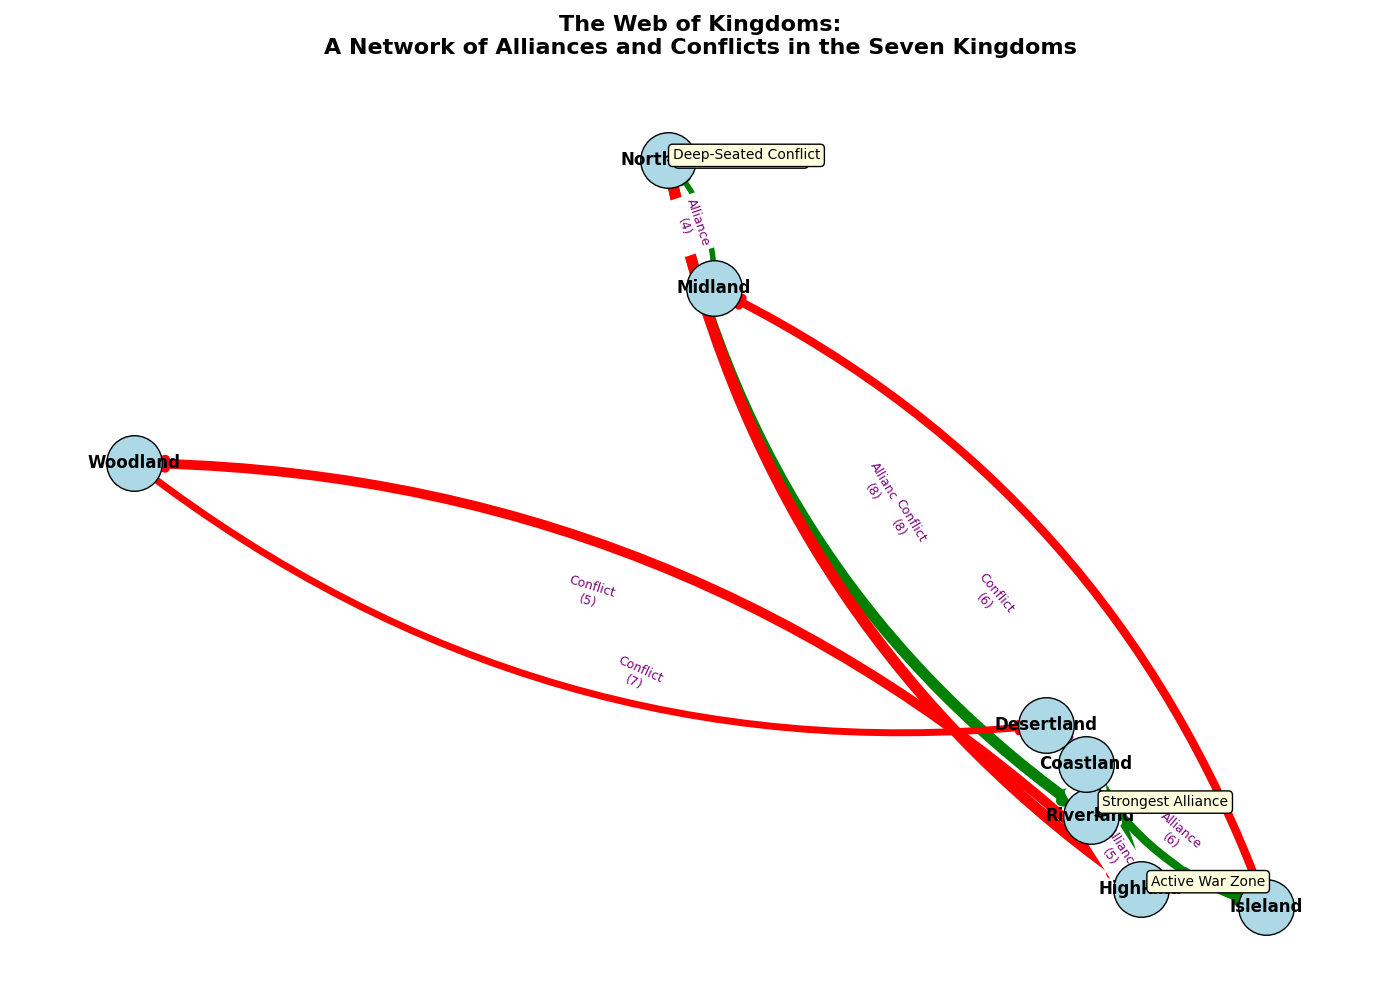

Source code (Python):
import matplotlib.pyplot as plt
import networkx as nx
import numpy as np

# Backstory and Context:
# In the world of fantasy, the Seven Kingdoms are interconnected by various alliances and conflicts. Each kingdom has connections of friendship, trade, or enmity with others. This network helps visualize the complex relationships that keep the Seven Kingdoms in constant flux.

# Define the kingdoms as nodes and their relationships as edges
kingdoms = [
    "Northland", "Riverland", "Highland", "Woodland",
    "Desertland", "Coastland", "Isleland", "Midland"
]

# Define edges with weights indicating the type of relationship; positive for alliances, negative for enmity
relationships = [
    ("Northland", "Riverland", 8),   # Strong Alliance
    ("Riverland", "Highland", 5),    # Moderate Alliance
    ("Highland", "Woodland", -7),    # Conflict
    ("Woodland", "Desertland", -5),  # Conflict
    ("Desertland", "Coastland", 7),  # Alliance
    ("Coastland", "Isleland", 6),    # Alliance
    ("Isleland", "Midland", -6),     # Conflict
    ("Midland", "Northland", 4),     # Trade Agreement
    ("Riverland", "Coastland", 9),   # Strong Alliance
    ("Highland", "Desertland", 5),   # Trade Agreement
    ("Northland", "Highland", -8)    # Significant Conflict
]

# Create a directed graph
G = nx.DiGraph()
G.add_nodes_from(kingdoms)
G.add_weighted_edges_from(relationships)

# Set the layout using spring layout
pos = nx.spring_layout(G, seed=42)

# Create a figure and axis
fig, ax = plt.subplots(figsize=(14, 10))

# Draw nodes
nx.draw_networkx_nodes(G, pos, node_size=1600, node_color='lightblue', edgecolors='black', ax=ax)

# Draw edges with weights
edge_colors = ['green' if weight > 0 else 'red' for u, v, weight in relationships]
weights = np.abs([weight for u, v, weight in relationships])
nx.draw_networkx_edges(
    G, pos, edgelist=relationships, arrowstyle='-|>', arrowsize=15, 
    edge_color=edge_colors, width=weights, ax=ax, connectionstyle="arc3,rad=0.2"
)

# Draw labels for nodes
nx.draw_networkx_labels(G, pos, font_size=12, font_weight='bold', verticalalignment='center', ax=ax)

# Add edge labels for weights
edge_labels = {(u, v): f"{'Alliance' if weight > 0 else 'Conflict'}\n({abs(weight)})" for u, v, weight in relationships}
nx.draw_networkx_edge_labels(G, pos, edge_labels=edge_labels, font_color='purple', font_size=9, ax=ax)

# Add annotations for key relationships
annotations = {
    "Northland-Riverland": (7.5, -0.5, 'Strongest Alliance'),
    "Northland-Highland": (3.5, 0.7, 'Deep-Seated Conflict'),
    "Riverland-Coastland": (8.5, 7.5, 'Strongest Alliance'),
    "Highland-Woodland": (7.5, 2.5, 'Active War Zone')
}
for key, (x, y, text) in annotations.items():
    ax.annotate(text, xy=pos[key.split('-')[0]], xytext=(x, y), textcoords="offset points",
                arrowprops=dict(arrowstyle="->", color='black', lw=1.5),
                bbox=dict(boxstyle="round,pad=0.3", edgecolor='black', facecolor='lightyellow'))

# Set the title and remove the axis
plt.title("The Web of Kingdoms:\nA Network of Alliances and Conflicts in the Seven Kingdoms", fontsize=16, fontweight='bold', pad=20)
plt.axis('off')

# Adjust layout to prevent overlap and ensure clarity
plt.tight_layout()
plt.show()
